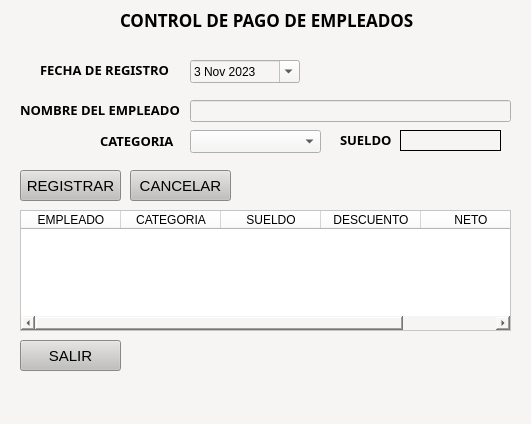
<?xml version="1.0" encoding="UTF-8"?>
<ui version="4.0">
 <class>MainWindow</class>
 <widget class="QMainWindow" name="MainWindow">
  <property name="geometry">
   <rect>
    <x>0</x>
    <y>0</y>
    <width>531</width>
    <height>424</height>
   </rect>
  </property>
  <property name="windowTitle">
   <string>MainWindow</string>
  </property>
  <property name="styleSheet">
   <string notr="true">background-color: rgb(246, 245, 244);</string>
  </property>
  <widget class="QWidget" name="centralwidget">
   <widget class="QLabel" name="label">
    <property name="geometry">
     <rect>
      <x>120</x>
      <y>10</y>
      <width>311</width>
      <height>20</height>
     </rect>
    </property>
    <property name="font">
     <font>
      <family>Abyssinica SIL</family>
      <pointsize>13</pointsize>
      <bold>true</bold>
     </font>
    </property>
    <property name="text">
     <string>CONTROL DE PAGO DE EMPLEADOS</string>
    </property>
   </widget>
   <widget class="QDateEdit" name="dtFecha">
    <property name="geometry">
     <rect>
      <x>190</x>
      <y>60</y>
      <width>110</width>
      <height>23</height>
     </rect>
    </property>
    <property name="dateTime">
     <datetime>
      <hour>5</hour>
      <minute>0</minute>
      <second>0</second>
      <year>2023</year>
      <month>11</month>
      <day>3</day>
     </datetime>
    </property>
    <property name="calendarPopup">
     <bool>true</bool>
    </property>
   </widget>
   <widget class="QLabel" name="label_2">
    <property name="geometry">
     <rect>
      <x>40</x>
      <y>60</y>
      <width>141</width>
      <height>20</height>
     </rect>
    </property>
    <property name="font">
     <font>
      <family>Abyssinica SIL</family>
      <pointsize>10</pointsize>
      <bold>true</bold>
     </font>
    </property>
    <property name="text">
     <string>FECHA DE REGISTRO</string>
    </property>
   </widget>
   <widget class="QLabel" name="label_3">
    <property name="geometry">
     <rect>
      <x>20</x>
      <y>100</y>
      <width>161</width>
      <height>20</height>
     </rect>
    </property>
    <property name="font">
     <font>
      <family>Abyssinica SIL</family>
      <pointsize>10</pointsize>
      <bold>true</bold>
     </font>
    </property>
    <property name="text">
     <string>NOMBRE DEL EMPLEADO</string>
    </property>
   </widget>
   <widget class="QLabel" name="label_4">
    <property name="geometry">
     <rect>
      <x>100</x>
      <y>130</y>
      <width>81</width>
      <height>21</height>
     </rect>
    </property>
    <property name="font">
     <font>
      <family>Abyssinica SIL</family>
      <pointsize>10</pointsize>
      <bold>true</bold>
     </font>
    </property>
    <property name="text">
     <string>CATEGORIA</string>
    </property>
   </widget>
   <widget class="QLabel" name="label_5">
    <property name="geometry">
     <rect>
      <x>340</x>
      <y>130</y>
      <width>141</width>
      <height>20</height>
     </rect>
    </property>
    <property name="font">
     <font>
      <family>Abyssinica SIL</family>
      <pointsize>10</pointsize>
      <bold>true</bold>
     </font>
    </property>
    <property name="text">
     <string>SUELDO</string>
    </property>
   </widget>
   <widget class="QLineEdit" name="txtEmpleado">
    <property name="geometry">
     <rect>
      <x>190</x>
      <y>100</y>
      <width>321</width>
      <height>22</height>
     </rect>
    </property>
   </widget>
   <widget class="QComboBox" name="cboCategoria">
    <property name="geometry">
     <rect>
      <x>190</x>
      <y>130</y>
      <width>131</width>
      <height>23</height>
     </rect>
    </property>
    <item>
     <property name="text">
      <string/>
     </property>
    </item>
    <item>
     <property name="text">
      <string>JEFE</string>
     </property>
    </item>
    <item>
     <property name="text">
      <string>ADMINISTRATIVO</string>
     </property>
    </item>
    <item>
     <property name="text">
      <string>TECNICO</string>
     </property>
    </item>
    <item>
     <property name="text">
      <string>OPERACION</string>
     </property>
    </item>
   </widget>
   <widget class="QLabel" name="lblSueldo">
    <property name="geometry">
     <rect>
      <x>400</x>
      <y>130</y>
      <width>101</width>
      <height>21</height>
     </rect>
    </property>
    <property name="styleSheet">
     <string notr="true">background-color: rgb(246, 245, 244);</string>
    </property>
    <property name="frameShape">
     <enum>QFrame::Box</enum>
    </property>
    <property name="text">
     <string/>
    </property>
   </widget>
   <widget class="QPushButton" name="btnRegistrar">
    <property name="geometry">
     <rect>
      <x>20</x>
      <y>170</y>
      <width>101</width>
      <height>31</height>
     </rect>
    </property>
    <property name="font">
     <font>
      <pointsize>11</pointsize>
     </font>
    </property>
    <property name="styleSheet">
     <string notr="true">background-color: rgb(192, 191, 188);</string>
    </property>
    <property name="text">
     <string>REGISTRAR</string>
    </property>
   </widget>
   <widget class="QPushButton" name="btnCancelar">
    <property name="geometry">
     <rect>
      <x>130</x>
      <y>170</y>
      <width>101</width>
      <height>31</height>
     </rect>
    </property>
    <property name="font">
     <font>
      <pointsize>11</pointsize>
     </font>
    </property>
    <property name="styleSheet">
     <string notr="true">background-color: rgb(192, 191, 188);</string>
    </property>
    <property name="text">
     <string>CANCELAR</string>
    </property>
   </widget>
   <widget class="QPushButton" name="btnSalir">
    <property name="geometry">
     <rect>
      <x>20</x>
      <y>340</y>
      <width>101</width>
      <height>31</height>
     </rect>
    </property>
    <property name="font">
     <font>
      <pointsize>11</pointsize>
     </font>
    </property>
    <property name="styleSheet">
     <string notr="true">background-color: rgb(192, 191, 188);</string>
    </property>
    <property name="text">
     <string>SALIR</string>
    </property>
   </widget>
   <widget class="QTableWidget" name="tblPagos">
    <property name="geometry">
     <rect>
      <x>20</x>
      <y>210</y>
      <width>491</width>
      <height>121</height>
     </rect>
    </property>
    <property name="styleSheet">
     <string notr="true">background-color: rgb(255, 255, 255);</string>
    </property>
    <column>
     <property name="text">
      <string>EMPLEADO</string>
     </property>
    </column>
    <column>
     <property name="text">
      <string>CATEGORIA</string>
     </property>
    </column>
    <column>
     <property name="text">
      <string>SUELDO</string>
     </property>
    </column>
    <column>
     <property name="text">
      <string>DESCUENTO</string>
     </property>
    </column>
    <column>
     <property name="text">
      <string>NETO</string>
     </property>
    </column>
   </widget>
  </widget>
  <widget class="QMenuBar" name="menubar">
   <property name="geometry">
    <rect>
     <x>0</x>
     <y>0</y>
     <width>531</width>
     <height>20</height>
    </rect>
   </property>
  </widget>
  <widget class="QStatusBar" name="statusbar"/>
 </widget>
 <resources/>
 <connections/>
</ui>
